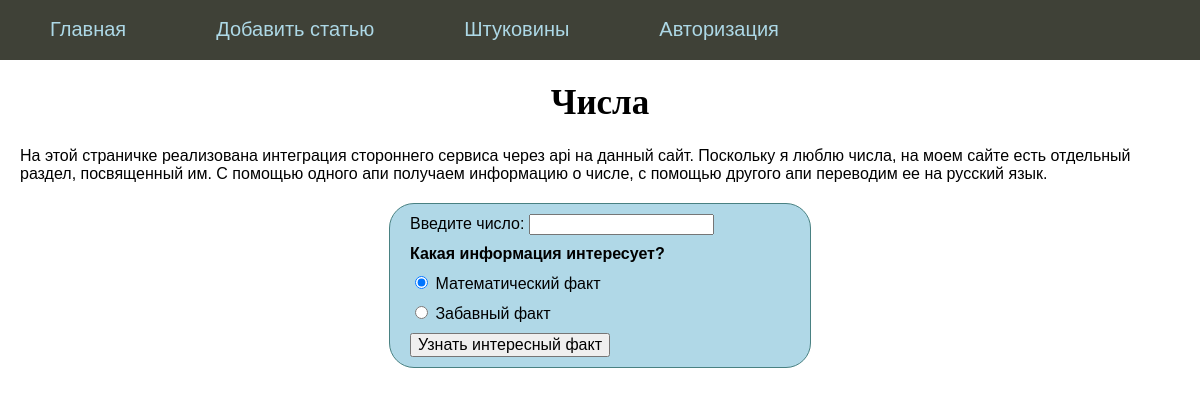
Screenshot of /num (signed in) with the database file from the repository.
### tables this page shows
CREATE TABLE "mainmenu" (
	"id"	INTEGER,
	"name"	TEXT NOT NULL,
	"url"	TEXT NOT NULL,
	PRIMARY KEY("id" AUTOINCREMENT)
);

### flsite.py (the view, shortened to what this page needs)
@app.route("/num", methods=["POST", "GET"])
@login_required
def num():
    params = {
        'json': True,
        'default': "Boring number is boring"
    }
    return render_template('num.html', menu=dbase.getMenu(), title='Числа')

### FDataBase.py (called while the page is built)
    def getMenu(self):
        sql = '''SELECT * FROM mainmenu'''
        try:
            self.__cur.execute("SELECT * FROM mainmenu")
            res = self.__cur.fetchall()
            return list(map(lambda row: dict(row), res))
        except Exception as e:
            print(f"Ошибка чтения из БД: {e}")
        return []

    def getUser(self, user_id):
        try:
            self.__cur.execute(f"SELECT * FROM users WHERE id ={user_id} LIMIT 1")
            res = self.__cur.fetchone()
            if res:
                return res
        except sqlite3.Error as e:
            print(f"Ошибка чтения статьи из БД: {e}")
        return False

### UserLogin.py (called while the page is built)
    def fromDB(self, user_id, db):
        self.__user = db.getUser(user_id)
        return self

### flsite.py (called while the page is built)
@login_manager.user_loader
def load_user(user_id):
    print('Load user')
    return UserLogin().fromDB(user_id, dbase)

def connect_db():
    conn = sqlite3.connect(app.config['DATABASE'])
    conn.row_factory = sqlite3.Row  # строчка, чтобы данные записывались в виде словарей, а не кортежей
    return conn

def get_db():
    if not hasattr(g, 'link_db'):  # Проверяем, есть ли такое свойство у глобальной переменной контекста запроса
        g.link_db = connect_db()
    return g.link_db

@app.before_request
def before_request():
    global dbase
    db = get_db()
    dbase = FDataBase(db)

### templates/num.html (shortened to what this page needs)
 {% extends 'base.html' %}
{% block content %}
{{ super() }}
<p class="block"> На этой страничке реализована интеграция стороннего сервиса через api на данный сайт.
    Поскольку я люблю числа, на моем сайте есть отдельный раздел, посвященный им.
    С помощью одного апи получаем информацию о числе, с помощью другого апи переводим ее на русский язык.
<form action="/num" method="post" class="form-contact">
<p><label>Введите число: </label> <input type="number" name="number" value="" required />
<p><b>Какая информация интересует?</b></p>
    <p><input name="numtype" type="radio" value="math" checked> Математический факт </p>
    <p><input name="numtype" type="radio" value="trivia"> Забавный факт</p>
<p><input type="submit" value="Узнать интересный факт" />
</form>
{% endblock %}

### templates/base.html (shortened to what this page needs)
<html>
<head>
 <link type="text/css" href="{{ url_for('static', filename='css/styles.css') }}" rel="stylesheet">
</head>
<body>
{% block content %}
     {% block mainmenu %}
         <ul class="mainmenu">
             {% for m in menu %}
                 <li><a href="{{ m.url }}">{{ m.name }}</a></li>
             {% endfor %}
         </ul>
     {% endblock mainmenu %}
     <div class="content">
     {% if title %}
         <h1>{{ title }}</h1>
     {% else %}
         <h1>Ксюшин сайт</h1>
     {% endif %}
     </div>
{% endblock content%}
 </body>
</html>

### static/css/styles.css (style rules this page uses)
html, body { font-family: 'Arial', serif; margin: 0; padding: 0; height: 100%; width: 100%; }
h1 { text-align: center; font-size: 35px; margin: 0, 0, 15px, 0; font-family: 'Georgia', serif; }
a { color: #0059b2; text-decoration: none; }
ul.mainmenu { list-style: none; background: #3F4137; height: 60px; margin: 0; padding: 0; color: #fdc073; font-size: 20px; overflow: hidden; }
ul.mainmenu li { float: left; margin: 18px 40px 0 50px; }
ul.mainmenu li a { color: lightblue; text-decoration: none; }
div.content { margin: 10px; }
.form-contact { border: 1px solid #498182; background: #b0d8e7; width: 380px; padding: 0 20px; margin: 20px auto; border-radius: 25px; }
.form-contact label { display: inline-block; min-width: 80px; }
.form-contact p { margin: 10px 0 10px 0; }
.form-contact input[type=submit], textarea { font-size: 16px; }
.block { padding: 0 20px; margin: 20px auto; }

### rows the page displays
mainmenu: name "Главная"
mainmenu: name "Добавить статью"
mainmenu: name "Штуковины"
mainmenu: name "Авторизация"

### other values shown
{{ title }} "Числа"
